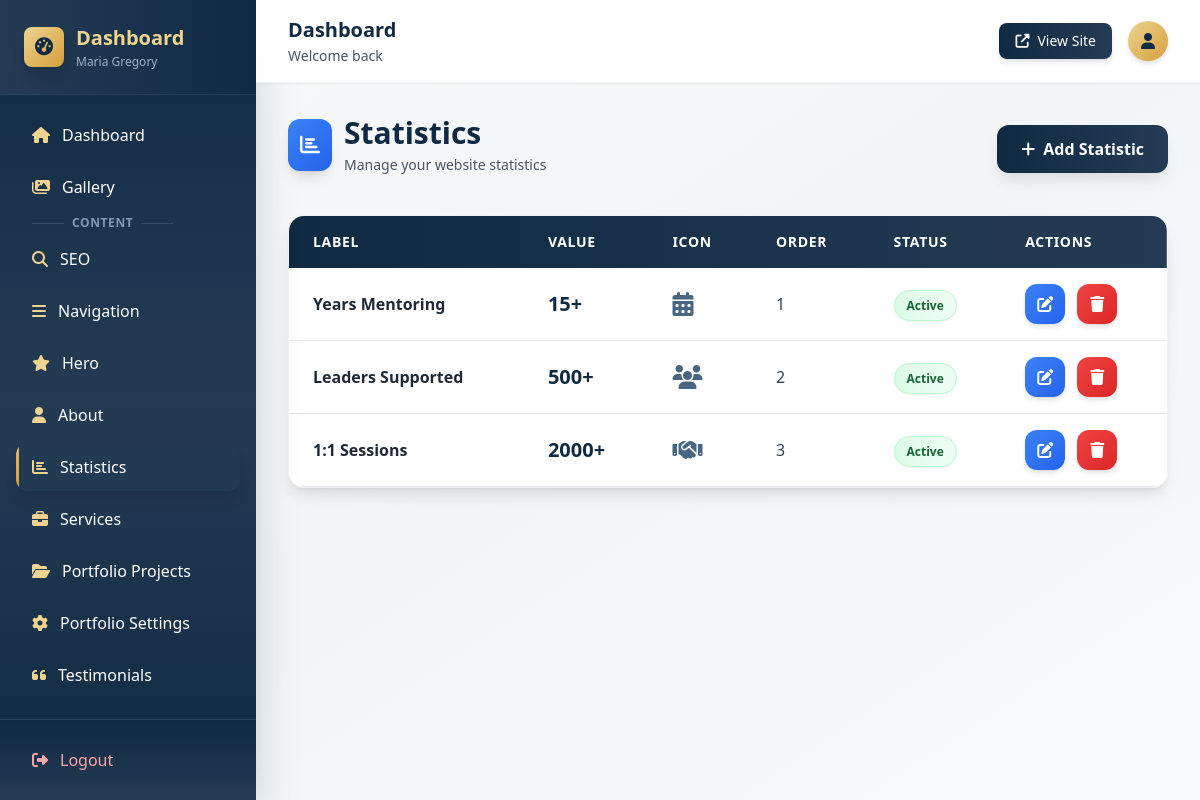
Screenshot of /dashboard/stats/ (signed in) with the database file from the repository.
### myApp/models.py (models this page shows, shortened)
class Stat(models.Model):
    label = models.CharField(max_length=100)
    value = models.CharField(max_length=50)  # Can be number or text
    description = models.TextField(blank=True)
    icon = models.CharField(max_length=100, blank=True)  # Font Awesome icon class
    sort_order = models.IntegerField(default=0)
    is_active = models.BooleanField(default=True)
    created_at = models.DateTimeField(auto_now_add=True)
    class Meta:
        ordering = ['sort_order', 'id']
        verbose_name = "Statistic"
        verbose_name_plural = "Statistics"

### myApp/dashboard_views.py (the view, shortened to what this page needs)
# urls.py: path('stats/', dashboard_views.stats_list, name='stats_list'),
@login_required
def stats_list(request):
    stats = Stat.objects.all()
    context = {'stats': stats}
    return render(request, 'dashboard/stats_list.html', context)

### myApp/templates/dashboard/stats_list.html (shortened to what this page needs)
{% extends "dashboard/base.html" %}
{% block content %}
<div class="mb-8 flex flex-col sm:flex-row justify-between items-start sm:items-center gap-4">
    <div>
        <div class="flex items-center gap-3 mb-2">
            <div class="bg-gradient-to-br from-blue-500 to-blue-600 p-3 rounded-xl shadow-lg">
                <i class="fas fa-chart-bar text-white text-xl"></i>
            </div>
            <div>
                <h1 class="text-3xl font-bold text-navy-900">Statistics</h1>
                <p class="text-gray-600 text-sm mt-1">Manage your website statistics</p>
            </div>
        </div>
    </div>
    <a href="{% url 'dashboard:stat_new' %}" class="btn-primary">
        <i class="fas fa-plus"></i>Add Statistic
    </a>
</div>
<div class="glass-effect rounded-2xl shadow-lg border border-gray-200/50 overflow-hidden">
    <table class="w-full">
        <thead class="bg-gradient-to-r from-navy-900 to-navy-800 text-white">
            <tr>
                <th class="px-6 py-4 text-left font-semibold text-sm uppercase tracking-wider">Label</th>
                <th class="px-6 py-4 text-left font-semibold text-sm uppercase tracking-wider">Value</th>
                <th class="px-6 py-4 text-left font-semibold text-sm uppercase tracking-wider">Icon</th>
                <th class="px-6 py-4 text-left font-semibold text-sm uppercase tracking-wider">Order</th>
                <th class="px-6 py-4 text-left font-semibold text-sm uppercase tracking-wider">Status</th>
                <th class="px-6 py-4 text-left font-semibold text-sm uppercase tracking-wider">Actions</th>
            </tr>
        </thead>
        <tbody>
            {% for stat in stats %}
                <tr class="border-b border-gray-200 hover:bg-gray-50/50 transition-colors duration-150">
                    <td class="px-6 py-4 font-semibold text-gray-800">{{ stat.label }}</td>
                    <td class="px-6 py-4 text-xl font-bold text-navy-900">{{ stat.value }}</td>
                    <td class="px-6 py-4">
                        {% if stat.icon %}
                            <i class="{{ stat.icon }} text-2xl text-navy-600"></i>
                        {% else %}
                            <span class="text-gray-400 italic">-</span>
                        {% endif %}
                    </td>
                    <td class="px-6 py-4 text-gray-700 font-medium">{{ stat.sort_order }}</td>
                    <td class="px-6 py-4">
                        {% if stat.is_active %}
                            <span class="bg-gradient-to-r from-green-100 to-green-50 text-green-800 px-3 py-1.5 rounded-full text-xs font-semibold border border-green-200 shadow-sm">Active</span>
                        {% else %}
                            <span class="bg-gradient-to-r from-red-100 to-red-50 text-red-800 px-3 py-1.5 rounded-full text-xs font-semibold border border-red-200 shadow-sm">Inactive</span>
                        {% endif %}
                    </td>
                    <td class="px-6 py-4">
                        <div class="flex gap-3">
                            <a href="{% url 'dashboard:stat_edit' stat.id %}" class="w-10 h-10 bg-gradient-to-br from-blue-500 to-blue-600 text-white rounded-xl flex items-center justify-center shadow-md hover:shadow-lg transform hover:scale-110 transition-all duration-200">
                                <i class="fas fa-edit"></i>
                            </a>
                            <form method="post" class="inline" onsubmit="return confirm('Are you sure you want to delete this statistic?');">
                                <button type="submit" class="w-10 h-10 bg-gradient-to-br from-red-500 to-red-600 text-white rounded-xl flex items-center justify-center shadow-md hover:shadow-lg transform hover:scale-110 transition-all duration-200">
                                    <i class="fas fa-trash"></i>
                                </button>
                            </form>
                        </div>
                    </td>
                </tr>
            {% endfor %}
        </tbody>
    </table>
</div>
{% endblock %}

### myApp/templates/dashboard/base.html (style rules this page uses)
.glass-effect { background: rgba(255, 255, 255, 0.95); backdrop-filter: blur(10px); -webkit-backdrop-filter: blur(10px); }
.btn-primary { background: linear-gradient(to right, #102a43, #243b53); color: white; padding: 0.75rem 1.5rem; border-radius: 0.75rem; font-weight: 600; transition: all 0.2s ease; box-shadow: 0 10px 15px -3px rgba(0, 0, 0, 0.1); display: inline-flex; align-items: center; justify-content: center; gap: 0.5rem; }

### rows the page displays
Stat: label "Years Mentoring", value "15+", sort_order "1", is_active "Active"
Stat: label "Leaders Supported", value "500+", sort_order "2", is_active "Active"
Stat: label "1:1 Sessions", value "2000+", sort_order "3", is_active "Active"
